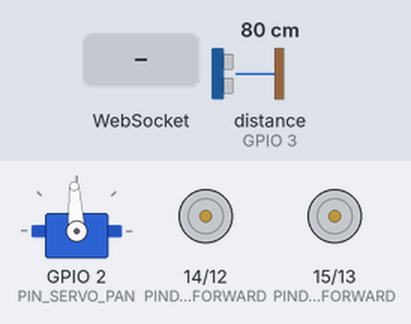
Bench run of a sketch on a simulated ESP32. On the bench: servo, motor-driver pin pairs drawn as motors (green arrow = first pin HIGH = forward, orange = second pin HIGH = backward, longer = more drive). The test bench sets the inputs (shaded band); at power-on: distance to the obstacle (sensor on GPIO 3) 80 cm. The echo pulse lasts 58.3 µs per cm; WiFi joins after 1.5 s; servers stay silent unless stated; the camera gives no picture; servo pulses on a pin are drawn as a servo (544–2400 µs = 0–180°); what the sketch prints to the serial monitor is not drawn.

Above: at 3.0 s.
3.1 s: WebSocket text "auto" received
At 4.3 s:
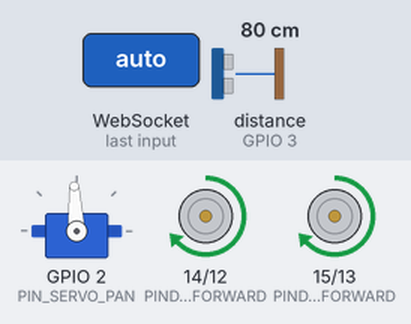
4.6 s: distance to the obstacle (sensor on GPIO 3) set to 28 cm
6.1 s: distance to the obstacle (sensor on GPIO 3) set to 22 cm
At 6.6 s:
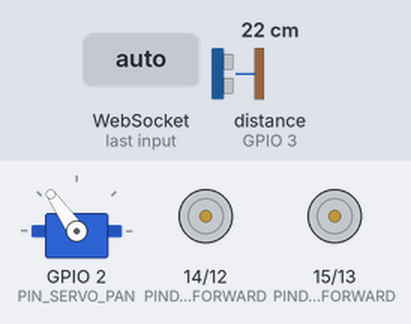
9.1 s: distance to the obstacle (sensor on GPIO 3) set to 2 cm
At 10.0 s:
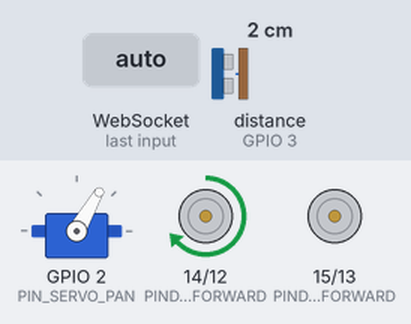
12.1 s: WebSocket text "auto" received
15.1 s: WebSocket text "manual" received
At 15.5 s:
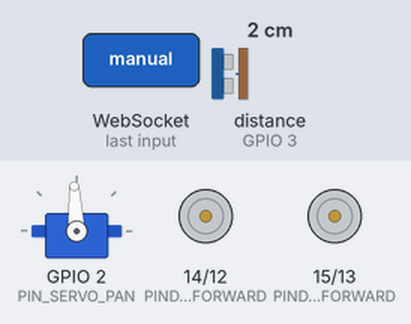
Timing chart, 0 to 17.6 s (numbered marks = the images above; inputs shaded):
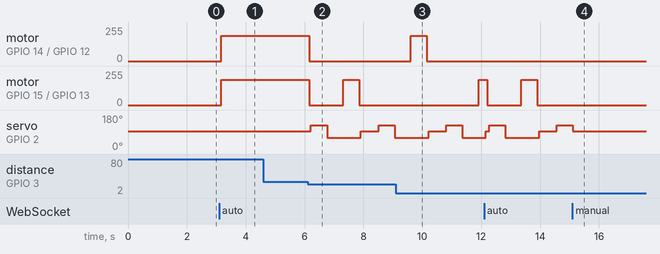

The sketch:

UDI.ino
```cpp
/*
ESP32-CAM Autonomous Explorer - Final Unified Version
Integrated WebSockets, Camera Drivers, Autonomous Logic, and Dynamic Speed Control
*/

#include <WebSocketsServer.h>
#include <WiFi.h>
#include <WiFiUdp.h>
#include "esp_camera.h"

// ==========================================
// 1. NETWORK SETTINGS
// ==========================================
const char* ssid = "YOUR_WIFI_NAME";      // <<< Change this
const char* password = "YOUR_WIFI_PASS";  // <<< Change this

// ==========================================
// 2. CAMERA PIN DEFINITIONS (AI-THINKER)
// ==========================================
#define PWDN_GPIO_NUM     32
#define RESET_GPIO_NUM    -1
#define XCLK_GPIO_NUM      0
#define SIOD_GPIO_NUM     26
#define SIOC_GPIO_NUM     27
#define Y9_GPIO_NUM       35
#define Y8_GPIO_NUM       34
#define Y7_GPIO_NUM       39
#define Y6_GPIO_NUM       36
#define Y5_GPIO_NUM       21
#define Y4_GPIO_NUM       19
#define Y3_GPIO_NUM       18
#define Y2_GPIO_NUM        5
#define VSYNC_GPIO_NUM    25
#define HREF_GPIO_NUM     23
#define PCLK_GPIO_NUM     22

// ==========================================
// 3. ROBOT PIN DEFINITIONS
// ==========================================
const int PIN_SERVO_PAN       = 2;
const int ECHO_PIN            = 3;  // RX Pin (DISCONNECT WHEN UPLOADING)
const int TRIG_PIN            = 4;  // Shared with onboard LED
const int PINDC_RIGHT_BACK    = 12; // IN4
const int PINDC_LEFT_BACK     = 13; // IN2
const int PINDC_RIGHT_FORWARD = 14; // IN3
const int PINDC_LEFT_FORWARD  = 15; // IN1

const int LEFT_CHANNEL        = 2;
const int RIGHT_CHANNEL       = 3;
const int SERVO_PAN_CHANNEL   = 4;
const int SERVO_RESOLUTION    = 16;
unsigned long previousMillisServo = 0;
const unsigned long intervalServo = 10;

// ==========================================
// 4. GLOBAL VARIABLES & STATES
// ==========================================
int cameraInitState = -1;
uint8_t* jpgBuff = new uint8_t[68123];
size_t   jpgLength = 0;
uint8_t camNo = 0;
bool clientConnected = false;

// Servo manual sweep
bool servoRotateLeft = false;
bool servoRotateRight = false;
int posServo = 90; // Center

// AI Navigation Variables
enum AutoState { AUTO_FORWARD, AUTO_SCAN_LEFT, AUTO_SCAN_RIGHT, AUTO_TURN, AUTO_RECENTER };
bool isAutonomous = false;
AutoState robotState = AUTO_FORWARD;
unsigned long autoTimer = 0;
int distLeft = 0;
int distRight = 0;
const int DIST_THRESHOLD = 25; // cm

// --- NEW: Global Speed Control ---
int currentSpeedPWM = 190; // Defaults to slider level 3

// Servers
WebSocketsServer webSocket = WebSocketsServer(86);
WiFiUDP UDPServer;
const int UDPPort = 6868;
byte packetBuffer[16];

// ==========================================
// 5. CAMERA FUNCTIONS
// ==========================================
int initCamera(){
  camera_config_t config;
  config.ledc_channel = LEDC_CHANNEL_0;
  config.ledc_timer = LEDC_TIMER_0;
  config.pin_d0 = Y2_GPIO_NUM;
  config.pin_d1 = Y3_GPIO_NUM;
  config.pin_d2 = Y4_GPIO_NUM;
  config.pin_d3 = Y5_GPIO_NUM;
  config.pin_d4 = Y6_GPIO_NUM;
  config.pin_d5 = Y7_GPIO_NUM;
  config.pin_d6 = Y8_GPIO_NUM;
  config.pin_d7 = Y9_GPIO_NUM;
  config.pin_xclk = XCLK_GPIO_NUM;
  config.pin_pclk = PCLK_GPIO_NUM;
  config.pin_vsync = VSYNC_GPIO_NUM;
  config.pin_href = HREF_GPIO_NUM;
  config.pin_sscb_sda = SIOD_GPIO_NUM;
  config.pin_sscb_scl = SIOC_GPIO_NUM;
  config.pin_pwdn = PWDN_GPIO_NUM;
  config.pin_reset = RESET_GPIO_NUM;
  config.xclk_freq_hz = 20000000;
  config.pixel_format = PIXFORMAT_JPEG;

  if(psramFound()){
    config.frame_size = FRAMESIZE_UXGA;
    config.jpeg_quality = 10;
    config.fb_count = 2;
  } else {
    config.frame_size = FRAMESIZE_VGA;
    config.jpeg_quality = 12;
    config.fb_count = 1;
  }

  esp_err_t err = esp_camera_init(&config);
  if (err != ESP_OK) {
    Serial.printf("Camera init failed: 0x%x\n", err);
    return -1;
  }

  sensor_t * s = esp_camera_sensor_get();
  if (s->id.PID == OV3660_PID) {
    s->set_vflip(s, 1);
    s->set_brightness(s, 1);
    s->set_saturation(s, -2);
  }
  s->set_framesize(s, FRAMESIZE_VGA);
  return 0;
}

esp_err_t grabImage(size_t& jpg_buf_len, uint8_t *jpg_buf){
  camera_fb_t * fb = NULL;
  esp_err_t res = ESP_OK;
  fb = esp_camera_fb_get();
  uint8_t *jpg_buf_tmp = NULL;

  if (!fb) {
      res = ESP_FAIL;
  } else {
    if(fb->format != PIXFORMAT_JPEG){
        bool jpeg_converted = frame2jpg(fb, 80, &jpg_buf_tmp, &jpg_buf_len);
        memcpy(jpg_buf, jpg_buf_tmp, jpg_buf_len);
        fb = NULL;
        if(!jpeg_converted) res = ESP_FAIL;
    } else {
        jpg_buf_len = fb->len;
        memcpy(jpg_buf, fb->buf, jpg_buf_len);
    }
    esp_camera_fb_return(fb);
  }
  return res;
}

// ==========================================
// 6. ROBOT MOTOR & SENSOR FUNCTIONS
// ==========================================
void servoWrite(uint8_t channel, uint8_t angle) {
  uint32_t maxDuty = (pow(2,SERVO_RESOLUTION)-1)/10;
  uint32_t minDuty = (pow(2,SERVO_RESOLUTION)-1)/20;
  uint32_t duty = (maxDuty-minDuty)*angle/180 + minDuty;
  ledcWrite(channel, duty);
}

void controlServoManual(){
  if(servoRotateLeft && posServo < 180) posServo += 2;
  if(servoRotateRight && posServo > 0) posServo -= 2;
  servoWrite(SERVO_PAN_CHANNEL, posServo);
}

void controlDC(int leftDir, int leftPWM_flag, int rightDir, int rightPWM_flag){
  digitalWrite(PINDC_LEFT_BACK, leftDir);
  // Apply dynamic speed instead of max 255
  ledcWrite(LEFT_CHANNEL, leftPWM_flag == HIGH ? currentSpeedPWM : 0);

  digitalWrite(PINDC_RIGHT_BACK, rightDir);
  // Apply dynamic speed instead of max 255
  ledcWrite(RIGHT_CHANNEL, rightPWM_flag == HIGH ? currentSpeedPWM : 0);
}

int getDistance() {
  digitalWrite(TRIG_PIN, LOW);
  delayMicroseconds(2);
  digitalWrite(TRIG_PIN, HIGH);
  delayMicroseconds(10);
  digitalWrite(TRIG_PIN, LOW);
  long duration = pulseIn(ECHO_PIN, HIGH, 30000); // 30ms timeout
  if (duration == 0) return 999;
  return duration * 0.034 / 2;
}

// ==========================================
// 7. AUTONOMOUS LOGIC
// ==========================================
void processAutonomous() {
  if (!isAutonomous) return;
  unsigned long currentMillis = millis();

  switch(robotState) {
    case AUTO_FORWARD:
      controlDC(LOW, HIGH, LOW, HIGH);
      if (currentMillis - autoTimer > 100) {
        autoTimer = currentMillis;
        if (getDistance() < DIST_THRESHOLD) {
          controlDC(LOW, LOW, LOW, LOW); // Stop
          robotState = AUTO_SCAN_LEFT;
          autoTimer = currentMillis;
        }
      }
      break;

    case AUTO_SCAN_LEFT:
      servoWrite(SERVO_PAN_CHANNEL, 150);
      if (currentMillis - autoTimer > 500) {
        distLeft = getDistance();
        robotState = AUTO_SCAN_RIGHT;
        autoTimer = currentMillis;
      }
      break;

    case AUTO_SCAN_RIGHT:
      servoWrite(SERVO_PAN_CHANNEL, 30);
      if (currentMillis - autoTimer > 500) {
        distRight = getDistance();
        robotState = AUTO_TURN;
        autoTimer = currentMillis;
      }
      break;

    case AUTO_TURN:
      if (distLeft > distRight) {
        controlDC(LOW, LOW, LOW, HIGH);
      } else {
        controlDC(LOW, HIGH, LOW, LOW);
      }
      if (currentMillis - autoTimer > 600) {
        controlDC(LOW, LOW, LOW, LOW);
        robotState = AUTO_RECENTER;
        autoTimer = currentMillis;
      }
      break;

    case AUTO_RECENTER:
      servoWrite(SERVO_PAN_CHANNEL, 90);
      if (currentMillis - autoTimer > 500) {
        robotState = AUTO_FORWARD;
      }
      break;
  }
}

// ==========================================
// 8. WEBSOCKET COMMAND ROUTER
// ==========================================
void webSocketEvent(uint8_t num, WStype_t type, uint8_t * payload, size_t length) {
  switch(type) {
      case WStype_DISCONNECTED:
          camNo = num;
          clientConnected = false;
          controlDC(LOW,LOW,LOW,LOW);
          break;
      case WStype_CONNECTED:
          clientConnected = true;
          break;
      case WStype_TEXT:
      {
          String cmd = String((char*)payload);

          // --- NEW: Catch speed commands from HTML slider ---
          if(cmd.startsWith("speed:")){
              int speedLevel = cmd.substring(6).toInt();
              // Map slider (1-5) to PWM duty cycle (130-255)
              if (speedLevel <= 1) currentSpeedPWM = 130;
              else if (speedLevel == 2) currentSpeedPWM = 160;
              else if (speedLevel == 3) currentSpeedPWM = 190;
              else if (speedLevel == 4) currentSpeedPWM = 220;
              else if (speedLevel >= 5) currentSpeedPWM = 255;

          }else if(cmd.equals("auto")){
              isAutonomous = true;
              robotState = AUTO_FORWARD;
              servoWrite(SERVO_PAN_CHANNEL, 90);
          }else if(cmd.equals("manual")){
              isAutonomous = false;
              controlDC(LOW,LOW,LOW,LOW);
              servoWrite(SERVO_PAN_CHANNEL, 90);
          }else if(!isAutonomous) {
              if(cmd.equals("forward")) controlDC(LOW,HIGH,LOW,HIGH);
              else if(cmd.equals("backward")) controlDC(HIGH,LOW,HIGH,LOW);
              else if(cmd.equals("left")) controlDC(LOW,LOW,LOW,HIGH);
              else if(cmd.equals("right")) controlDC(LOW,HIGH,LOW,LOW);
              else if(cmd.equals("stop")) controlDC(LOW,LOW,LOW,LOW);
              else if(cmd.equals("camleft")) servoRotateLeft = true;
              else if(cmd.equals("camright")) servoRotateRight = true;
              else if(cmd.equals("camstill")) { servoRotateLeft = false; servoRotateRight = false; }
              else if(cmd.equals("camcenter")) { posServo = 90; servoWrite(SERVO_PAN_CHANNEL, posServo); }
          }
          break;
      }
  }
}

void processUDPData(){
  if (UDPServer.parsePacket()) {
      UDPServer.read(packetBuffer, 16);
      if(String((const char*)packetBuffer).equals("whoami")){
          UDPServer.beginPacket(UDPServer.remoteIP(), UDPServer.remotePort()-1);
          String res = "ESP32-CAM";
          UDPServer.write((const uint8_t*)res.c_str(),res.length());
          UDPServer.endPacket();
      }
      memset(packetBuffer, 0, 16);
  }
}

// ==========================================
// 9. SETUP & MAIN LOOP
// ==========================================
void setup(void) {
  Serial.begin(115200);

  pinMode(TRIG_PIN, OUTPUT);
  pinMode(ECHO_PIN, INPUT);

  pinMode(PINDC_LEFT_BACK, OUTPUT);
  ledcSetup(LEFT_CHANNEL, 100, 8);
  ledcAttachPin(PINDC_LEFT_FORWARD, LEFT_CHANNEL);

  pinMode(PINDC_RIGHT_BACK, OUTPUT);
  ledcSetup(RIGHT_CHANNEL, 100, 8);
  ledcAttachPin(PINDC_RIGHT_FORWARD, RIGHT_CHANNEL);

  ledcSetup(SERVO_PAN_CHANNEL, 50, 16);
  ledcAttachPin(PIN_SERVO_PAN, SERVO_PAN_CHANNEL);
  servoWrite(SERVO_PAN_CHANNEL, posServo);
  controlDC(LOW,LOW,LOW,LOW);

  cameraInitState = initCamera();
  if(cameraInitState != 0) {
    Serial.println("Camera Init Failed. Check Power/Pins.");
    return;
  }

  WiFi.mode(WIFI_STA);
  WiFi.begin(ssid, password);
  while (WiFi.status() != WL_CONNECTED) { delay(500); Serial.print("."); }

  Serial.println("\nWiFi Connected!");
  Serial.print("IP Address: ");
  Serial.println(WiFi.localIP());

  webSocket.begin();
  webSocket.onEvent(webSocketEvent);
  UDPServer.begin(UDPPort);
}

void loop(void) {
  webSocket.loop();

  if(clientConnected == true){
    grabImage(jpgLength, jpgBuff);
    webSocket.sendBIN(camNo, jpgBuff, jpgLength);
  }

  unsigned long currentMillis = millis();
  if (currentMillis - previousMillisServo >= intervalServo) {
    previousMillisServo = currentMillis;
    processUDPData();
    if(!isAutonomous) controlServoManual();
  }

  processAutonomous();
}
```

Measured:
- the behaviour switches between 26 and 25 cm on distance to the obstacle (sensor on GPIO 3) (found by bisection; images 1 and 2)
- after the input at 3.1 s, motor on GPIO 14 (PINDC_RIGHT_FORWARD) / GPIO 12 (PINDC_RIGHT_BACK), motor on GPIO 15 (PINDC_LEFT_FORWARD) / GPIO 13 (PINDC_LEFT_BACK): stopped → forward 189/255 after 0.06 s
- after the input at 4.6 s, every drawn part: stays the same
- after the input at 6.1 s, motor on GPIO 14 (PINDC_RIGHT_FORWARD) / GPIO 12 (PINDC_RIGHT_BACK): forward 189/255 → stopped after 0.06 s; motor on GPIO 15 (PINDC_LEFT_FORWARD) / GPIO 13 (PINDC_LEFT_BACK): forward 189/255 → stopped after 0.06 s, → forward 189/255 1.2 s later, → stopped 0.54 s later
- after the input at 9.1 s, motor on GPIO 14 (PINDC_RIGHT_FORWARD) / GPIO 12 (PINDC_RIGHT_BACK): stopped → forward 189/255 after 0.51 s, → stopped 0.54 s later
- after the input at 15.1 s, motor on GPIO 15 (PINDC_LEFT_FORWARD) / GPIO 13 (PINDC_LEFT_BACK): stays stopped (without the input it goes to forward 189/255 after 0.56 s)
